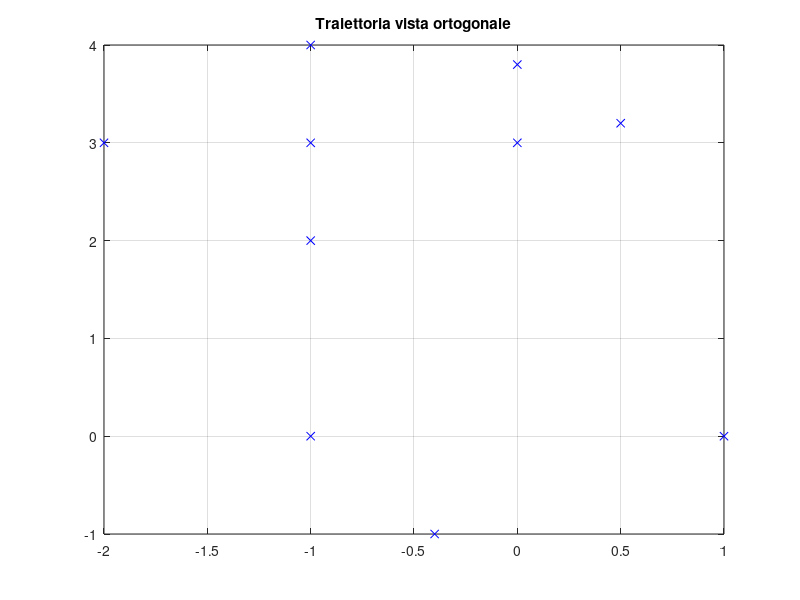
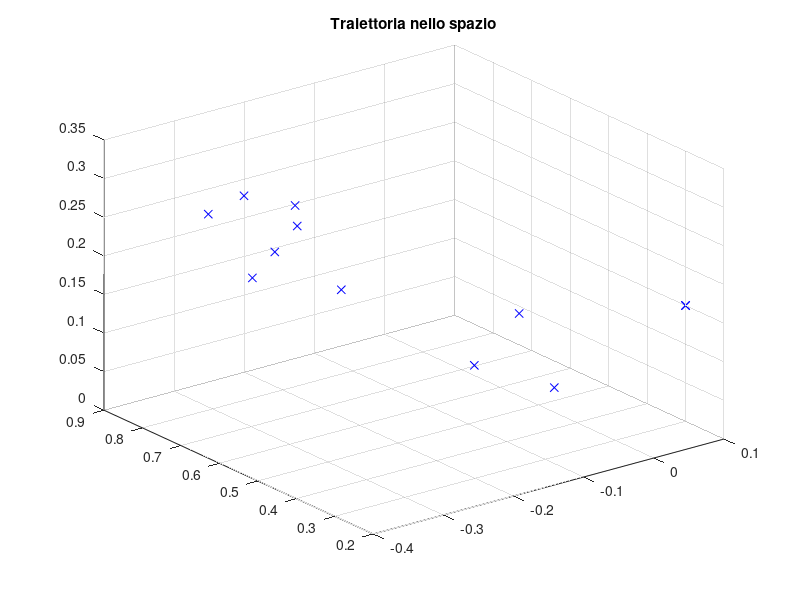

The MATLAB source for these figures, in order: (Note: this script raises an error after producing the figures.)
clear 
close all
clc

% definisco l'ascissa curvilinea come la somma di tutti i tratti della
% traiettoria definita per punti [x;y;z;0]

P=[-2,3,0,1;
    -1,3,0,1;
    0,3,0,1;
    0.5,3.2,0,1;
    0,3.8,0,1;
   -1,4,0,1;
   -1,2,0,1;
   -1,0,0,1;
   -0.4,-1,0,1
   1,0,0,1]';


figure
for i=1:length(P)
    plot(P(1,i),P(2,i),'xb')
    hold on
end
grid on
title("Traiettoria vista ortogonale")

% Trasformo i punti nello spazio

scala=[0.1 0.1 0.1 1]';

mtraj_1=[cos(pi/4) -sin(pi/4) 0 0;
         sin(pi/4) cos(pi/4) 0 0;
         0 0 1 0;
         0 0 0 1];
       
mtraj_2=[1 0 0 0;
         0 cos(pi/6) -sin(pi/6) 0;
         0 sin(pi/6) cos(pi/6) 0;
         0 0 0 1];

mtraj_3=[1 0 0 4;
         0 1 0 4;
         0 0 1 -1.5;
         0 0 0 1];
        
mtraj=mtraj_1*mtraj_2*mtraj_3;

for i=1:length(P)
    nodi_trasformati(:,i)=mtraj*P(:,i).*scala; 
end

% Aggiungo punto P1 inizio e fine della traiettoria 
P1=[0.1 0.3 0.15 1]';
nodi_trasformati=[P1 nodi_trasformati P1];

figure
for i=1:length(nodi_trasformati)
    plot3(nodi_trasformati(1,i),nodi_trasformati(2,i),nodi_trasformati(3,i),'xb')
    hold on
end
grid on
title("Traiettoria nello spazio")
close all




%% Calcolo tratto iniziale della traiettoria con tempo di attuazione minimo e legge di moto cicloidale
% calcolo cinematica inversa degli estremi

Qi_1 = SCARAinvAnalitica(nodi_trasformati(:,1),[0.3 0.55 0.55 0.35]');
Qf_1 = SCARAinvAnalitica(nodi_trasformati(:,2),[0.3 0.55 0.55 0.35]');

% minimo tempo di attuazione
a_max_robot=[20 20 100 100]'; % accelerazioni massime joints del robot 
% T^2 minimo=deltaS*2*pi/amax
T1=sqrt(max([abs(Qf_1(1)-Qi_1(1)); abs(Qf_1(2)-Qi_1(2)); abs(Qf_1(3)-Qi_1(3)); 0]./a_max_robot*2*pi));

n1=50;
dt1=T1/(n1-1);
tt_1=0:dt1:T1;

for i=1:n1
    t=(i-1)*T1/(n1-1);
    tt(i)=t;
    [q_j1_1(i), qd_j1_1(i), qdd_j1_1(i)]=cicloidale(t,T1,Qi_1(1),Qf_1(1)-Qi_1(1));
    [q_j2_1(i), qd_j2_1(i), qdd_j2_1(i)]=cicloidale(t,T1,Qi_1(2),Qf_1(2)-Qi_1(2));
    [q_j3_1(i), qd_j3_1(i), qdd_j3_1(i)]=cicloidale(t,T1,Qi_1(3),Qf_1(3)-Qi_1(3));
    [q_j4_1(i), qd_j4_1(i), qdd_j4_1(i)]=cicloidale(t,T1,Qi_1(4),Qf_1(4)-Qi_1(4));
    
end

% plotto la traiettoria nel working space
for i=1:n1
    Siniziale(:,i)=SCARAdir([q_j1_1(i); q_j2_1(i); q_j3_1(i); q_j4_1(i)],[0.3 0.55 0.55 0.35]');
end
figure
plot3(Siniziale(1,:),Siniziale(2,:),Siniziale(3,:),'xr')
hold on

figure(2)
subplot(3,1,1)
plot(tt_1,Siniziale(1,:))
title("Traiettoria di partenza da P1 asse x")
grid on
subplot(3,1,2)
plot(tt_1,Siniziale(2,:))
title("Traiettoria di partenza da P1 asse y")
grid on
subplot(3,1,3)
plot(tt_1,Siniziale(3,:))
title("Traiettoria di partenza da P1 asse z")
grid on

%% Calcolo tratto finale della traiettoria con tempo di attuazione minimo e legge di moto cicloidale

Qi_2 = SCARAinvAnalitica(nodi_trasformati(:,end-1),[0.3 0.55 0.55 0.35]');
Qf_2 = SCARAinvAnalitica(nodi_trasformati(:,end),[0.3 0.55 0.55 0.35]');

% minimo tempo di attuazione
% T^2 minimo=deltaS*2*pi/amax
T2=sqrt(max([abs(Qf_2(1)-Qi_2(1)); abs(Qf_2(2)-Qi_2(2)); abs(Qf_2(3)-Qi_2(3)); 0]./a_max_robot*2*pi));


n2=50;
dt2=T2/(n2-1);
tt_2=0:dt2:T2;

for i=1:n2
    t=(i-1)*T2/(n2-1);
    tt(i)=t;
    [q_j1_2(i), qd_j1_2(i), qdd_j1_2(i)]=cicloidale(t,T2,Qi_2(1),Qf_2(1)-Qi_2(1));
    [q_j2_2(i), qd_j2_2(i), qdd_j2_2(i)]=cicloidale(t,T2,Qi_2(2),Qf_2(2)-Qi_2(2));
    [q_j3_2(i), qd_j3_2(i), qdd_j3_2(i)]=cicloidale(t,T2,Qi_2(3),Qf_2(3)-Qi_2(3));
    [q_j4_2(i), qd_j4_2(i), qdd_j4_2(i)]=cicloidale(t,T2,Qi_2(4),Qf_2(4)-Qi_2(4));
    
end

% plotto la traiettoria nel working space
for i=1:n2
    Sfinale(:,i)=SCARAdir([q_j1_2(i); q_j2_2(i); q_j3_2(i); q_j4_2(i)],[0.3 0.55 0.55 0.35]');
end

figure(1)
plot3(Sfinale(1,:),Sfinale(2,:),Sfinale(3,:),'xr')
hold on

figure(3)
subplot(3,1,1)
plot(tt_2,Sfinale(1,:))
title("Traiettoria di rientro in P1 asse x")
grid on
subplot(3,1,2)
plot(tt_2,Sfinale(2,:))
title("Traiettoria di rientro in P1 asse y")
grid on
subplot(3,1,3)
plot(tt_2,Sfinale(3,:))
title("Traiettoria di rientro in P1 asse z")
grid on

%% Calcolo parte centrale della traiettoria  
% Calcolo traiettoria spline senza primo e ultimo punto
t=linspace(0,1,length(nodi_trasformati)-2); % tempo normalizzato tra 0 e 1
[x,y,z,t_trat]=interpolazione_spline(nodi_trasformati(:,1:end),t,1000);

% calcolo lunghezza dei singoli tratti 
for i=1:length(t_trat)-1
    L(i)=distanza3([x(i),y(i),z(i)],[x(i+1),y(i+1),z(i+1)]);
end
Scumulata=cumsum([0,L(1:end)]);


% Plot della curva interpolata e dei punti originali
figure(1)
plot3(x, y, z, 'bx-', 'LineWidth', 2);
hold on;
plot3(nodi_trasformati(1,:), nodi_trasformati(2,:), nodi_trasformati(3,:), 'ro', 'MarkerSize', 8, 'MarkerFaceColor', 'r');
xlabel('X'); ylabel('Y'); zlabel('Z');
title('Curva spline interpolata tra i punti dati');
grid on;
axis equal;
hold off;

% figure    PROBABILMENTE È RIBA INUTILE CHE ANDRÀ TOLTA PERCHÈ POCO
% SIGNIFICATIVA 
% subplot(3,1,1)
% plot(t_trat,Scumulata,'-b')
% title("Ascissa curvilinea")
% grid on
% xlabel("tempo [s]")
% ylabel("ascissa curvilinea [m]")
% 
% subplot(3,1,2)
% plot(t_trat(1:end-1),gradient(Scumulata,t_trat),'-b') % dividi per il tempo
% grid on
% xlabel("tempo [s]")
% ylabel("velocità [m/s]")
% 
% subplot(3,1,3)
% plot(t_trat(1:end-2),gradient(gradient(Scumulata,t_trat),t_trat),'-b') % dividi per il tempo ^2
% grid on
% xlabel("tempo [s]")
% ylabel("accelerazione [m/s^2]")


%% Look ahead traiettoria

% Parametri primo tratto
v1_max=0.3;
a1_max=0.6;
d1_max=0.5;
v1_in=0;
v1_end=0.2;
v_lim1=[];
s1_finale=333;

% Parametri secondo tratto
v2_max=0.5;
a2_max=2;
d2_max=1;
v2_in=v1_end; 
v2_end=0.1;
v_lim2=[];
s2_finale=500;

% Parametri terzo tratto
v3_max=0.4;
a3_max=0.4;
d3_max=0.5;
v3_in=v2_end; 
v3_end=0;
v_lim3=[];
s3_finale=length(Scumulata);
% calcolo delle grandezze cinematiche
[v_s1,v_t1,s1,t1,v_lim1,a_s1,a_t1]=look_ahead(Scumulata(1:s1_finale),v1_max,a1_max,d1_max,v1_in,v1_end,0);
[v_s2,v_t2,s2,t2,v_lim2,a_s2,a_t2]=look_ahead(Scumulata(s1_finale:s2_finale),v2_max,a2_max,d2_max,v2_in,v2_end,Scumulata(s1_finale)-s1(end));
[v_s3,v_t3,s3,t3,v_lim3,a_s3,a_t3]=look_ahead(Scumulata(s2_finale:s3_finale),v3_max,a3_max,d3_max,v3_in,v3_end,Scumulata(s2_finale)-s2(end));
% concateno i tratti 
v_s=[v_s1(1:end-1) v_s2(1:end-1) v_s3(1:end)];
v_t=[v_t1(1:end-1) v_t2(1:end-1) v_t3(1:end)];
s=[s1(1:end-1) s2(1:end-1) s3(1:end)];
t=[t1(1:end-1) t1(end)+t2(1:end-1) t1(end)+t2(end)+t3(1:end)];
v_lim=[v_lim1(1:end-1) v_lim2(1:end-1) v_lim3(1:end)];
a_s=[a_s1(1:end-1) a_s2(1:end-1) a_s3(1:end)];
a_t=[a_t1(1:end-1) a_t2(1:end-1) a_t3(1:end)]; 

% Creazione dei grafici
figure;

% Velocità vs Spazio
subplot(2,2,1);
plot(Scumulata,v_lim,Scumulata, v_s,'b', 'LineWidth', 2); 
xlabel('Spazio percorso (m)');
ylabel('Velocità (m/s)');
title('Profilo di velocità in funzione dello spazio');
grid on;


v_tn=gradient(s,t);

% Velocità vs Tempo
subplot(2,2,2);
plot(t,v_lim,t,v_tn,t, v_t, 'r', 'LineWidth', 2); % unità di misura???
xlabel('Tempo (s)');
ylabel('Velocità (m/s)');
title('Profilo di velocità in funzione del tempo');
grid on;

a_tn=gradient(v_t,t);

% Accelerazione vs Tempo
subplot(2,2,4);
plot(t,a_tn,t, a_t, 'r', 'LineWidth', 2);
xlabel('Tempo (s)');
ylabel('Accelerazione (m/s^2)');
title('Profilo di accelerazione in funzione del tempo');
grid on;
axis("equal")

% Spazio vs Tempo
subplot(2,2,3);
plot(t,s,'r', 'LineWidth', 2); 
xlabel('Tempo (s)');
ylabel('Spazio (m)');
title('Spostamento in funzione del tempo');
grid on;



%% Proietto la velocità del tratto centrale lungo gli assi 

% for i=1:length(Scumulata)-1
%     ds=gradient(s);
%     v(:,i)=v_t(i+1) * [x(i+1)-x(i);y(i+1)-y(i);z(i+1)-z(i)]/ds(i);
% %     v=[zeros(3,1) v];
%     a(:,i)=a_t(i+1) * [x(i+1)-x(i);y(i+1)-y(i);z(i+1)-z(i)]/ds(i);
% %     a=[zeros(3,1) a];
% end

dsx=gradient(x,s);
dsy=gradient(y,s);
dsz=gradient(z,s);
ds=sqrt(dsx.^2+dsy.^2+dsz.^2);
tang=[dsx; dsy; dsz]./ds;

v=tang.*v_t;
a=tang.*a_t;

figure
subplot(3,1,1)
plot(t,v(1,:),'LineWidth',1.5)
hold on
plot(t,gradient(x,t),'r',[t(1) t(end)],[0 0],'k')
legend("v proiettata","v numerica",'Location','best')
title("Proiezione velocità asse x")
xlabel("t [s]")
ylabel("v [m/s]")
grid on
subplot(3,1,2)
plot(t,v(2,:),'LineWidth',1.5)
hold on
plot(t,gradient(y,t),'r',[t(1) t(end)],[0 0],'k')
legend("v proiettata","v numerica",'Location','best')
title("Proiezione velocità asse y")
xlabel("t [s]")
ylabel("v [m/s]")
grid on
subplot(3,1,3)
plot(t,v(3,:),'LineWidth',1.5)
hold on
plot(t,gradient(z,t),'r',[t(1) t(end)],[0 0],'k')
legend("v proiettata","v numerica",'Location','best')
title("Proiezione velocità asse z")
xlabel("t [s]") 
ylabel("v [m/s]")
grid on

figure
subplot(3,1,1)
plot(t,a(1,:),'b','LineWidth',1.5)
hold on
plot(t,gradient(v(1,:),t),'r',[t(1) t(end)],[0 0],'k')
legend("a tang proiettata","a numerica",'Location','best')
grid on
title("Proiezione accelerazione asse x")
xlabel("t [s]")
ylabel("a [m/s^2]")
subplot(3,1,2)
plot(t,a(2,:),'b','LineWidth',1.5)
hold on
plot(t,gradient(v(2,:),t),'r',[t(1) t(end)],[0 0],'k')
legend("a tang proiettata","a numerica",'Location','best')
grid on
title("Proiezione accelerazione asse y")
xlabel("t [s]") 
ylabel("a [m/s^2]")
subplot(3,1,3)
plot(t,a(3,:),'b','LineWidth',1.5)
hold on
plot(t,gradient(v(3,:),t),'r',[t(1) t(end)],[0 0],'k')
legend("a tang proiettata","a numerica",'Location','best')
grid on
title("Proiezione accelerazione asse z")
xlabel("t [s]")
ylabel("a [m/s^2]")



%% plot di tutta la traiettoria completa in x,y,z 

figure 
subplot(3,1,1)
plot(tt_1,Siniziale(1,:),tt_1(end)+t,x,tt_1(end)+t(end)+tt_2,Sfinale(1,:))
title("Traiettoria completa asse x")
grid on
subplot(3,1,2)
plot(tt_1,Siniziale(2,:),tt_1(end)+t,y,tt_1(end)+t(end)+tt_2,Sfinale(2,:))
title("Traiettoria completa asse y")
grid on
subplot(3,1,3)
plot(tt_1,Siniziale(3,:),tt_1(end)+t,z,tt_1(end)+t(end)+tt_2,Sfinale(3,:))
title("Traiettoria completa asse z")
grid on

%% simscape

sampleTime = 0.1;
numSteps = length(v_s);
time = sampleTime*(1:numSteps-1);
time = time';
siminX = timeseries([Siniziale(1,:) x Sfinale(1,:) ],[tt_1 tt_1(end)+t tt_1(end)+t(end)+tt_2]);
siminY = timeseries([Siniziale(2,:) y Sfinale(2,:) ],[tt_1 tt_1(end)+t tt_1(end)+t(end)+tt_2]);
siminZ = timeseries([Siniziale(3,:) z Sfinale(3,:) ],[tt_1 tt_1(end)+t tt_1(end)+t(end)+tt_2]);

siminVX = timeseries(v(1,:),time);
siminVY = timeseries(v(2,:),time);
siminVZ = timeseries(v(3,:),time);

% Calcolare cinematica inversa iniziale
geometria_SCARA
Q=[];
[Q,ok]=SCARAinv([Siniziale(1:3,1)' 0]',L,[2*pi/3 pi/2 0.2 0]',1e-6,50);

plot_SCARA_trajectory(Q,[0.5515 1.8684 0.2299 -2.419]',[0 0 0]',L,1,[37 37])

%% Calcolo la cinematica inversa della traiettoria 
% cinematica inversa del tratto centrale
QQ=[]; % posizione dei giunti del robot
QQd=[]; % velocità ai giunti del robot
QQdd=[]; % accelerazione ai giunti del robot
Q0=Q;

% v=[zeros(3,1) v] ;
v=[gradient(x,t); gradient(y,t); gradient(z,t)];

% a=[zeros(3,1) a];
a=[gradient(v(1,:),t);gradient(v(2,:),t);gradient(v(3,:),t)];


for i=1:length(Scumulata)
    % QQ(:,i)=SCARAinv([x(i);y(i);z(i);0],L,Q0,1e-6,55);
    QQ(:,i)=SCARAinvAnalitica([x(i);y(i);z(i);0],L);
    J=SCARAjac(QQ(:,i),L);
    QQd(:,i)=J^(-1)*[v(:,i);0];
    Jp=SCARAjacP(QQ(:,i),QQd(:,i),L);
    QQdd(:,i)=J^(-1)*([a(:,i);0]-Jp*QQd(:,i));
    Q0=QQ(:,i);
end

% plot grandezze cinematiche joint space area centrale
figure
subplot(3,1,1)
plot(t,QQ(1,:),[t(1) t(end)],[0 0],'k')
grid on
title("Posizione joint 1 tratto centrale")
xlabel("t [s]")
ylabel("q [rad]")
subplot(3,1,2)
plot(t,QQ(2,:),[t(1) t(end)],[0 0],'k')
grid on
title("Posizione joint 2 tratto centrale")
xlabel("t [s]")
ylabel("q [rad]")
subplot(3,1,3)
plot(t,QQ(3,:),[t(1) t(end)],[0 0],'k')
grid on
title("Posizione joint 3 tratto centrale")
xlabel("t [s]")
ylabel("s [m]")


QQdn(1,:)=gradient(QQ(1,:),t);
QQdn(2,:)=gradient(QQ(2,:),t);
QQdn(3,:)=gradient(QQ(3,:),t);

figure
subplot(3,1,1)
plot(t,QQd(1,:),t,QQdn(1,:),[t(1) t(end)],[0 0],'k')
legend("v","vn",'Location','Best')
grid on
title("Velocità joint 1 tratto centrale")
xlabel("t [s]")
ylabel("v [rad/s]")
subplot(3,1,2)
plot(t,QQd(2,:),t,QQdn(2,:),[t(1) t(end)],[0 0],'k')
legend("v","vn",'Location','Best')
grid on
title("Velocità joint 2 tratto centrale")
xlabel("t [s]")
ylabel("v [rad/s]")
subplot(3,1,3)
plot(t,QQd(3,:),t,QQdn(3,:),[t(1) t(end)],[0 0],'k')
legend("v","vn",'Location','Best')
grid on
title("Velocità joint 3 tratto centrale")
xlabel("t [s]")
ylabel("v [m/s]")

% calolo della accelerazione normale da sommare a quella tangenziale
% calcolata numericamente
% k=curvatura3D(x,y,z);
% a_n = QQdn.^2 .* k;
QQddn(1,:)=gradient(QQdn(1,:),t);%+a_n(1,:);
QQddn(2,:)=gradient(QQdn(2,:),t);%+a_n(2,:);
QQddn(3,:)=gradient(QQdn(3,:),t);%+a_n(3,:);

figure
subplot(3,1,1)
plot(t,QQdd(1,:),t,QQddn(1,:),[t(1) t(end)],[0 0],'k')
legend("a","an",'Location','Best')
grid on
title("Accelerazioni joint 1 tratto centrale")
xlabel("t [s]")
ylabel("a [rad/s^2]")
subplot(3,1,2)
plot(t,QQdd(2,:),t,QQddn(2,:),[t(1) t(end)],[0 0],'k')
legend("a","an",'Location','Best')
grid on
title("Accelerazioni joint 2 tratto centrale")
xlabel("t [s]")
ylabel("a [rad/s^2]")
subplot(3,1,3)
plot(t,QQdd(3,:),t,QQddn(3,:),[t(1) t(end)],[0 0],'k')
legend("a","an",'Location','Best')
grid on
title("Accelerazioni joint 3 tratto centrale")
xlabel("t [s]")
ylabel("a [m/s^2]")

% debug velocità e accelerazioni: provo a ricalcolare la cinematica diretta
for i=1:length(Scumulata)
    SS(:,i)=SCARAdir(QQ(:,i),L);
    J=SCARAjac(QQ(:,i),L);
    debug_v(:,i)=J*[QQd(:,i)];
    debug_v_square(i)=sqrt((debug_v(1,i)^2+debug_v(2,i)^2+debug_v(3,i)^2));
    debug_a(:,i)=SCARAjac(QQ(:,i),L)*QQdd(:,i)+SCARAjacP(QQ(:,i),QQd(:,i),L)*QQd(:,i);
    debug_a_square(i)=sqrt((debug_a(1,i)^2+debug_a(2,i)^2+debug_a(3,i)^2));
end

figure
subplot(3,1,1)
plot(t,debug_a(1,:),'b',t,a(1,:),'r')
title("Debug accelerazione: ricalcolo cinematica diretta")
grid on
subplot(3,1,2)
plot(t,debug_a(2,:),'b',t,a(2,:),'r')
grid on
subplot(3,1,3)
plot(t,debug_a(3,:),'b',t,a(3,:),'r')
grid on

figure
subplot(3,1,1)
plot(t,debug_v(1,:),'b',t,v(1,:),'r')
title("Debug velocità: ricalcolo cinematica diretta")
grid on
subplot(3,1,2)
plot(t,debug_v(2,:),'b',t,v(2,:),'r')
grid on
subplot(3,1,3)
plot(t,debug_v(3,:),'b',t,v(3,:),'r')
grid on

figure
subplot(3,1,1)
plot(t,SS(1,:),'b',t,x(:),'r')
title("Debug posizioni: ricalcolo cinematica diretta")
grid on
subplot(3,1,2)
plot(t,SS(2,:),'b',t,y(:),'r')
grid on
subplot(3,1,3)
plot(t,SS(3,:),'b',t,z(:),'r')
grid on

figure 
plot(t,debug_v_square,'b')
title("Debug vel totale e acc totale")
hold on
plot(t,debug_a_square,'r')


% figure
plot_SCARA_trajectory(QQ(:,20),QQ(:,80),[0 0 0]',L,1,[37 37])

%% Plot grandezze cinematiche traiettoria completa

figure
subplot(3,1,1)
plot(tt_1,q_j1_1,'-b',tt_1(end)+t,QQ(1,:),tt_1(end)+t(end)+tt_2,q_j1_2,[0 tt_1(end)+t(end)+tt_2(end)],[0 0],'k')
grid on
title("Posizione joint 1")
xlabel("t [s]")
ylabel("q [rad]")
subplot(3,1,2)
plot(tt_1,q_j2_1,'-b',tt_1(end)+t,QQ(2,:),tt_1(end)+t(end)+tt_2,q_j2_2,[0 tt_1(end)+t(end)+tt_2(end)],[0 0],'k')
grid on
title("Posizione joint 2")
xlabel("t [s]")
ylabel("q [rad]")
subplot(3,1,3)
plot(tt_1,q_j3_1,'-b',tt_1(end)+t,QQ(3,:),tt_1(end)+t(end)+tt_2,q_j3_2,[0 tt_1(end)+t(end)+tt_2(end)],[0 0],'k')
grid on
title("Posizione joint 3")
xlabel("t [s]")
ylabel("s [m]")

figure
subplot(3,1,1)
plot(tt_1,qd_j1_1,'-b',tt_1(end)+t,QQd(1,:),tt_1(end)+t(end)+tt_2,qd_j1_2,[0 tt_1(end)+t(end)+tt_2(end)],[0 0],'k')
grid on
title("Velocità joint 1")
xlabel("t [s]")
ylabel("v [rad/s]")
subplot(3,1,2)
plot(tt_1,qd_j2_1,'-b',tt_1(end)+t,QQd(2,:),tt_1(end)+t(end)+tt_2,qd_j2_2,[0 tt_1(end)+t(end)+tt_2(end)],[0 0],'k')
grid on
title("Velocità joint 2")
xlabel("t [s]")
ylabel("v [rad/s]")
subplot(3,1,3)
plot(tt_1,qd_j3_1,'-b',tt_1(end)+t,QQd(3,:),tt_1(end)+t(end)+tt_2,qd_j3_2,[0 tt_1(end)+t(end)+tt_2(end)],[0 0],'k')
grid on
title("Velocità joint 3")
xlabel("t [s]")
ylabel("v [m/s]")

figure
subplot(3,1,1)
plot(tt_1,qdd_j1_1,'-b',tt_1(end)+t,QQdd(1,:),tt_1(end)+t(end)+tt_2,qdd_j1_2,[0 tt_1(end)+t(end)+tt_2(end)],[0 0],'k')
grid on
title("Accelerazioni joint 1")
xlabel("t [s]")
ylabel("a [rad/s^2]")
subplot(3,1,2)
plot(tt_1,qdd_j2_1,'-b',tt_1(end)+t,QQdd(2,:),tt_1(end)+t(end)+tt_2,qdd_j2_2,[0 tt_1(end)+t(end)+tt_2(end)],[0 0],'k')
grid on
title("Accelerazioni joint 2")
xlabel("t [s]")
ylabel("a [rad/s^2]")
subplot(3,1,3)
plot(tt_1,qdd_j3_1,'-b',tt_1(end)+t,QQdd(3,:),tt_1(end)+t(end)+tt_2,qdd_j3_2,[0 tt_1(end)+t(end)+tt_2(end)],[0 0],'k')
grid on
title("Accelerazioni joint 3")
xlabel("t [s]")
ylabel("a [m/s^2]")

%% Coppie e forze ai giunti

Q_j=[q_j1_1 QQ(1,2:end-1) q_j1_2;
     q_j2_1 QQ(2,2:end-1) q_j2_2;
     q_j3_1 QQ(3,2:end-1) q_j3_2;
     q_j4_1 QQ(4,2:end-1) q_j4_2];

Qd_j=[qd_j1_1 QQd(1,2:end-1) qd_j1_2;
      qd_j2_1 QQd(2,2:end-1) qd_j2_2;
      qd_j3_1 QQd(3,2:end-1) qd_j3_2;
      qd_j4_1 QQd(4,2:end-1) qd_j4_2];

Qdd_j=[qdd_j1_1 QQdd(1,2:end-1) qdd_j1_2;
       qdd_j2_1 QQdd(2,2:end-1) qdd_j2_2;
       qdd_j3_1 QQdd(3,2:end-1) qdd_j3_2;
       qdd_j4_1 QQdd(4,2:end-1) qdd_j4_2];

simtime=[tt_1 tt_1(end)+t(2:end-1) tt_1(end)+t(end)+tt_2];

figure
subplot(3,1,1)
plot(simtime,Q_j(1,:),'*-b',simtime,Q_j(2,:),'*-r',simtime,Q_j(3,:),'*-g',simtime,Q_j(4,:),'*-k')
grid on
subplot(3,1,2)
plot(simtime,Qd_j(1,:),'*-b',simtime,Qd_j(2,:),'*-r',simtime,Qd_j(3,:),'*-g',simtime,Qd_j(4,:),'*-k')
grid on
subplot(3,1,3)
plot(simtime,Qdd_j(1,:),'*-b',simtime,Qdd_j(2,:),'*-r',simtime,Qdd_j(3,:),'*-g',simtime,Qdd_j(4,:),'*-k')
grid on

for i=1:length(Siniziale(1,:))+length(Scumulata)-2+length(Sfinale(1,:))
    Je=SCARAJacEsteso(Q_j(:,i),L,G);
    Sep(:,i)=Je*Qd_j(:,i);
    Jep=SCARAJacpEsteso(Q_j(:,i),Qd_j(:,i),L,G);
    FFq(:,i)=(Je'*M*Je)*Qdd_j(:,i)+(Je'*M*Jep)*Qd_j(:,i)-Je'*Fse+Je'*M*Ag;
end

figure
plot(simtime,FFq)
%plot(tt_1,FFq(:,1:length(tt_1)))
title("Coppie motori nel piano verticale")
legend("alpha","beta","s","gamma")
grid on

% debug delle coppie e forze ai giunti con energia e potenza

Se0=SCARAdirEstesa(Q_j(:,1),L,G);
Ep0=Se0'*M*Ag; % Energia potenziale all'inizio del moto per il calcolo dell'energia potenziale relativa

for i=1:length(Siniziale(1,:))+length(Scumulata)-2+length(Sfinale(1,:))
    Je=SCARAJacEsteso(Q_j(:,i),L,G);
    Ek(i)=0.5*Qd_j(:,i)'*Je'*M*Je*Qd_j(:,i); % energia cinetica con gravità

    % Ep=Se'*M*Ag;
    Se=SCARAdirEstesa(Q_j(:,i),L,G);
    Ep(i)=Se'*M*Ag-Ep0;
end

Et=Ek+Ep;

figure
plot(simtime,Ek,simtime,Ep,simtime,Et,[simtime(1) simtime(end)],[0 0],'k')
%plot(tt_1,Ek(1:length(tt_1)),tt_1,Ep(1:length(tt_1)),tt_1,Ek(1:length(tt_1))+Ep(1:length(tt_1)),[tt_1(1) tt_1(end)],[0 0],'k')
ylim([-20 100])
title("Energia piano verticale")
legend("En cinetica","En potenziale","En totale","Location","best")
grid on

% calcolo della potenza W=FFq'QQp+Fse'Sep
for i=1:length(Siniziale(1,:))+length(Scumulata)-2+length(Sfinale(1,:))
    W(i)=FFq(:,i)'*Qd_j(:,i)+Fse'*Sep(:,i);
end

dEt=gradient(Et,simtime);
% dEt=[dEt(1:length(tt_1)-1)/dt1 dEt(length(tt_1):(length(tt_1)+length(t)-1))/(t(2)-t(1)) dEt(length(tt_1)+length(t):end)/dt2];

figure
plot(simtime,W,simtime,dEt)
legend("Potenza","der En tot")
title("Potenza piano verticale")
grid on
